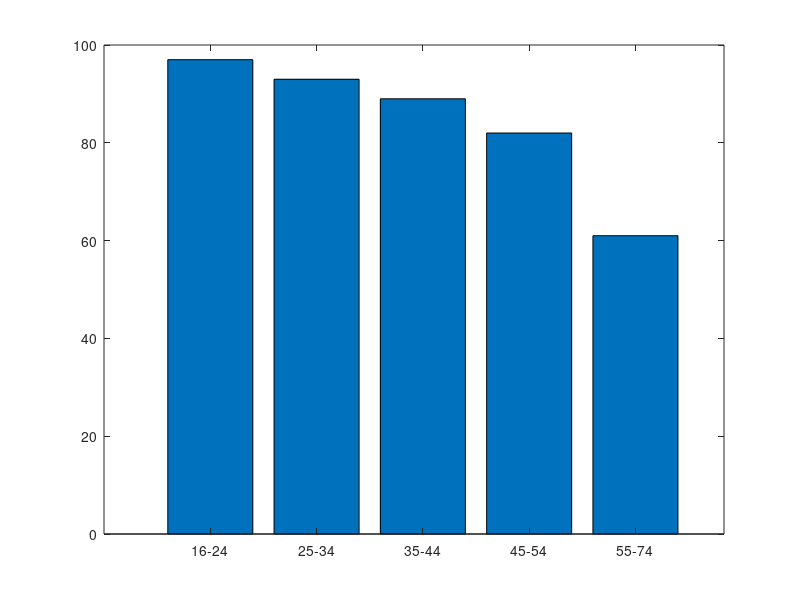
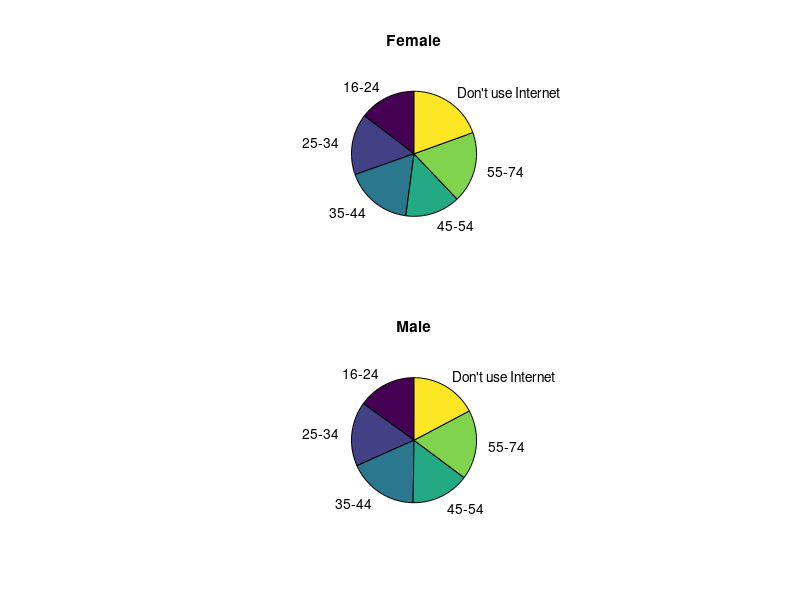

Write MATLAB code to recreate these figures, in order.
clear
load tabell3
j=1;
for i=1:6:25
    y(j)=tabell3(i);
    j=j+1;
end
x=1:6:25;
figure()
bar(x,y)
set(gca, 'XTick', x)
set(gca, 'XTickLabel',{'16-24';'25-34';'35-44';'45-54';'55-74'})
figure()
subplot(2,1,1)
x=0;y=0;z=0;
j=1;
totalFemale=0;
for i=5:6:29
    z(j)=tabell3(i);
    y=tabell3(i)/tabell3(i-3)*100;
    totalFemale=totalFemale+y;
    j=j+1;
end
pie([z totalFemale-sum(z)],{'16-24','25-34','35-44','45-54','55-74',...
    'Don''t use Internet'});
title('Female');
subplot(2,1,2)
x=0;y=0;z=0;
j=1;
totalMale=0;
for i=6:6:30
    z(j)=tabell3(i);
    y=tabell3(i)/tabell3(i-3)*100;
    totalMale=totalMale+y;
    j=j+1;
end
pie([z totalMale-sum(z)],{'16-24','25-34','35-44','45-54','55-74',...
    'Don''t use Internet'});
title('Male');
